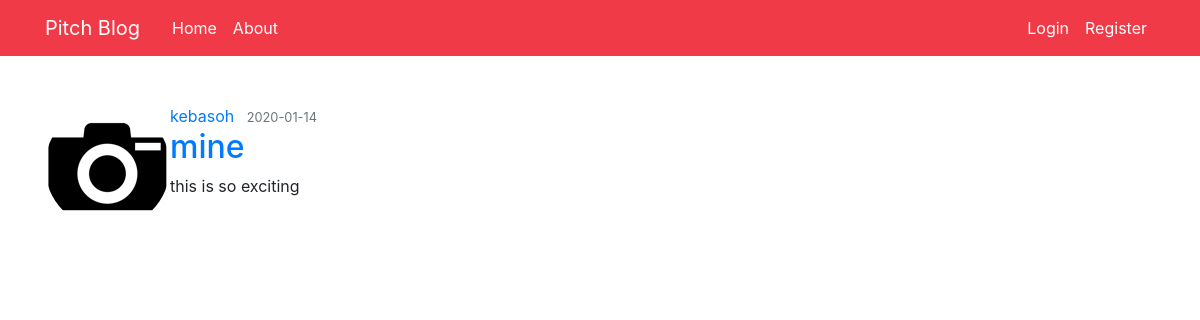
The app's page /home, older data.
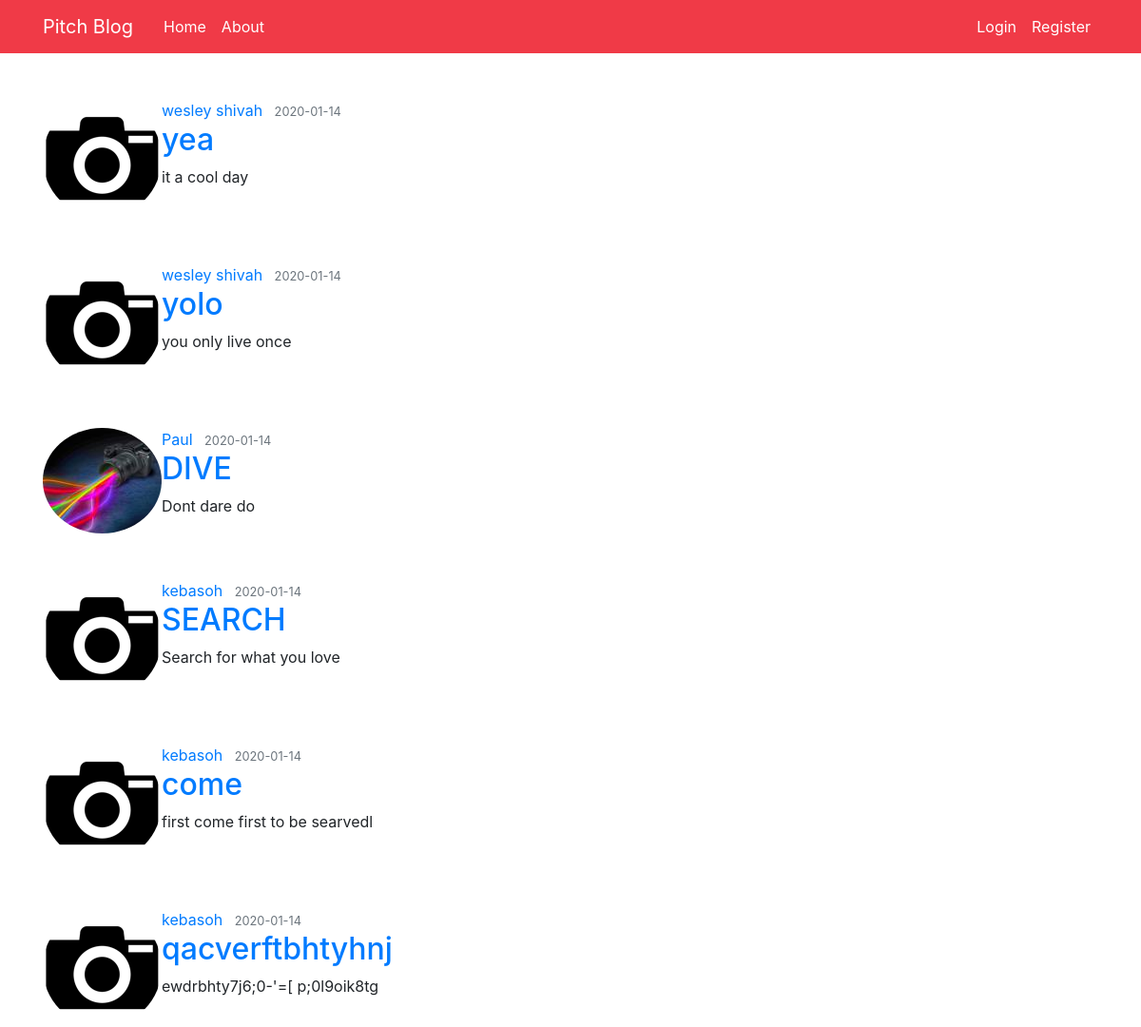
The same page, newer data.
### pichblog/models.py (models this page shows, shortened)
class Post(db.Model):
    id = db.Column(db.Integer, primary_key=True)
    title = db.Column(db.String(100), nullable=False)
    date_posted = db.Column(db.DateTime, nullable=False, default=datetime.utcnow)
    content = db.Column(db.Text, nullable=False)
    user_id = db.Column(db.Integer, db.ForeignKey('user.id'), nullable=False)

class User(db.Model, UserMixin):
    id = db.Column(db.Integer, primary_key=True)
    username = db.Column(db.String(20), unique=True, nullable=False)
    email = db.Column(db.String(120), unique=True, nullable=False)
    image_file = db.Column(db.String(20), nullable=False, default='default.jpg')
    password = db.Column(db.String(60), nullable=False)
    posts = db.relationship('Post', backref='author', lazy=True)

### pichblog/routes.py (the view)
@app.route("/")
@app.route("/home")
def home():
    posts = Post.query.all()
    return render_template('home.htm', posts=posts)

### pichblog/templates/home.htm
{%extends "layout.htm" %}
{% block content %}
    {% for post in posts %}
        <article class="media content-section mt-5">
          <img class="rounded-circle article-img" src="{{ url_for('static', filename='profile_pics/' + post.author.image_file) }}">
          <div class="media-body">
            <div class="article-metadata">
              <a class="mr-2" href="#">{{ post.author.username }}</a>
              <small class="text-muted">{{ post.date_posted.strftime('%Y-%m-%d') }}</small>
            </div>
            <h2><a class="article-title" href="{{ url_for('post', post_id=post.id) }}">{{ post.title }}</a></h2>
            <p class="article-content">{{ post.content }}</p>
          </div>
        </article>
    {% endfor %}
{% endblock  %}

### pichblog/templates/layout.htm (shortened to what this page needs)
<!DOCTYPE html>
<html>
<head>
    <link rel="stylesheet" href="https://maxcdn.bootstrapcdn.com/bootstrap/4.0.0/css/bootstrap.min.css">
    <link rel="stylesheet" type="text/css" href="{{ url_for('static', filename='main.css') }}">
</head>
<body>
    <header class="site-header">
      <nav class="navbar navbar-expand-md navbar" style="background-color:#F03A47; color:#fff">
        <div class="container">
          <a class="navbar-brand mr-4" href="/">Pitch Blog</a>
          <div class="collapse navbar-collapse" id="navbarToggle">
            <div class="navbar-nav mr-auto">
              <a class="nav-item nav-link" href="{{ url_for('home') }}">Home</a>
              <a class="nav-item nav-link" href="{{ url_for('about') }}">About</a>
            </div>
            <div class="navbar-nav">
              {% if current_user.is_authenticated %}
                <a class="nav-item nav-link" href="{{ url_for('new_post') }}">New Post</a>
                <a class="nav-item nav-link" href="{{ url_for('account') }}">Account</a>
                <a class="nav-item nav-link" href="{{ url_for('logout') }}">Logout</a>
              {% else %}
                <a class="nav-item nav-link" href="{{ url_for('login') }}">Login</a>
                <a class="nav-item nav-link" href="{{ url_for('register') }}">Register</a>
              {% endif %}
            </div>
          </div>
        </div>
      </nav>
    </header>
    <main role="main" class="container">
      <div class="row">
        <div class="col-md-4">
          {% block content %}{% endblock %}
      </div>
      </div>
    </main>
</body>
</html>

### pichblog/static/main.css (style rules this page uses)
nav a { color: #fff; }

Row changes from the older to the newer data that the page shows:
removed Post: image_file (picture), author.username "kebasoh", date_posted "2020-01-14", title "mine", content "this is so exciting"
added Post: image_file (picture), author.username "wesley shivah", date_posted "2020-01-14", title "yea", content "it a cool day"
added Post: image_file (picture), author.username "wesley shivah", date_posted "2020-01-14", title "yolo", content "you only live once"
added Post: image_file (picture), author.username "Paul", date_posted "2020-01-14", title "DIVE", content "Dont dare do"
added Post: image_file (picture), author.username "kebasoh", date_posted "2020-01-14", title "SEARCH", content "Search for what you love"
added Post: image_file (picture), author.username "kebasoh", date_posted "2020-01-14", title "come", content "first come first to be searvedl"
added Post: image_file (picture), author.username "kebasoh", date_posted "2020-01-14", title "qacverftbhtyhnj", content "ewdrbhty7j6;0-'=[ p;0l9oik8tg"
